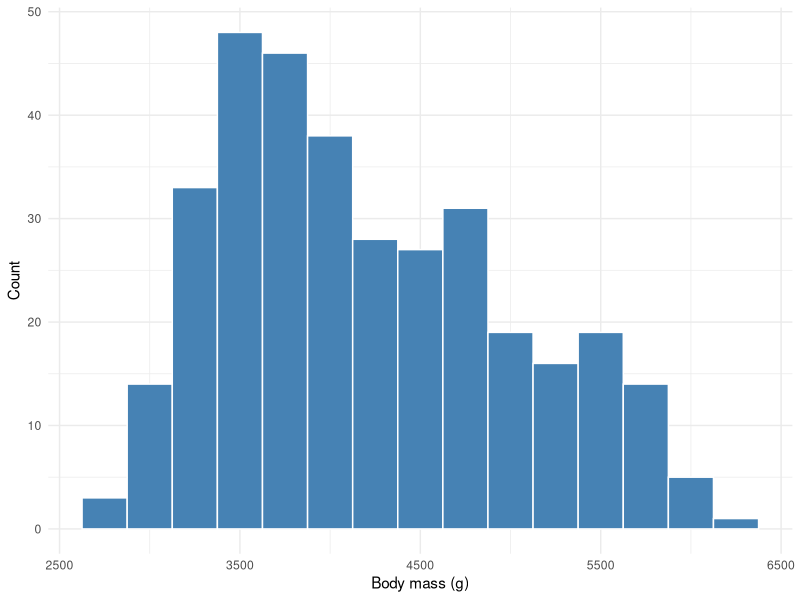

Write the R code that produced this figure.
## ---- chunk 1
#| label: setup
#| include: false

library(tidyverse)
library(palmerpenguins)
## ---- chunk 2
#| label: fig-mass-histogram
#| fig-cap: "Distribution of penguin body mass"
#| message: false
#| warning: false

ggplot(penguins, aes(x = body_mass_g)) +
  geom_histogram(binwidth = 250, fill = "steelblue", color = "white") +
  theme_minimal() +
  labs(
    x = "Body mass (g)",
    y = "Count"
  )
## ---- chunk 3
#| label: tbl-preview
#| tbl-cap: "First 5 rows of the penguins dataset"

knitr::kable(head(penguins, 5))
